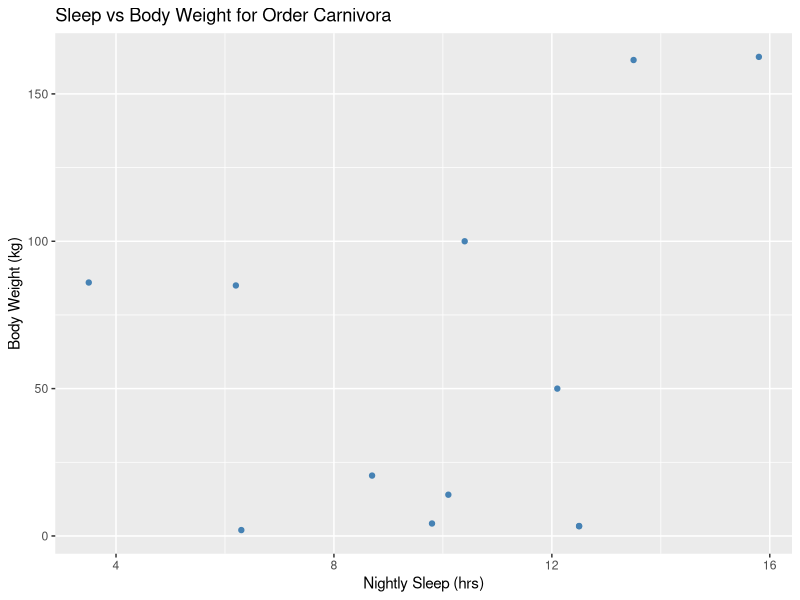
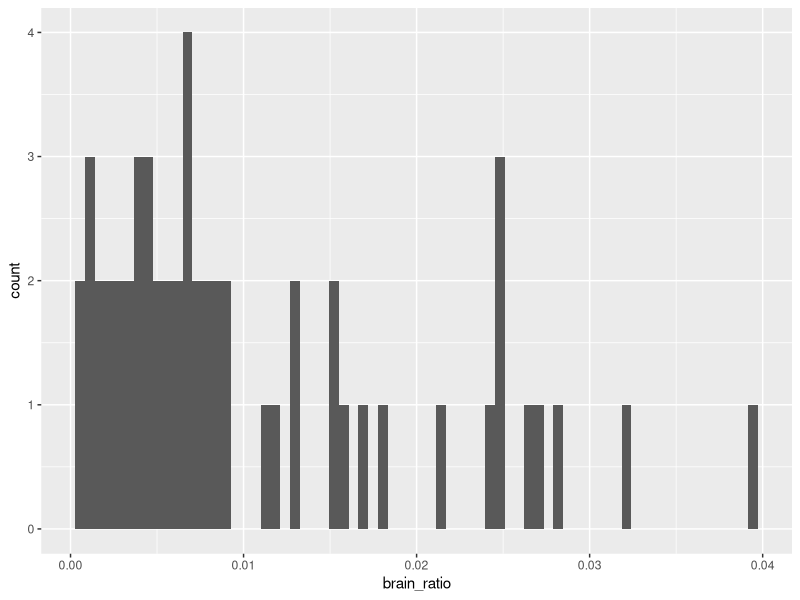
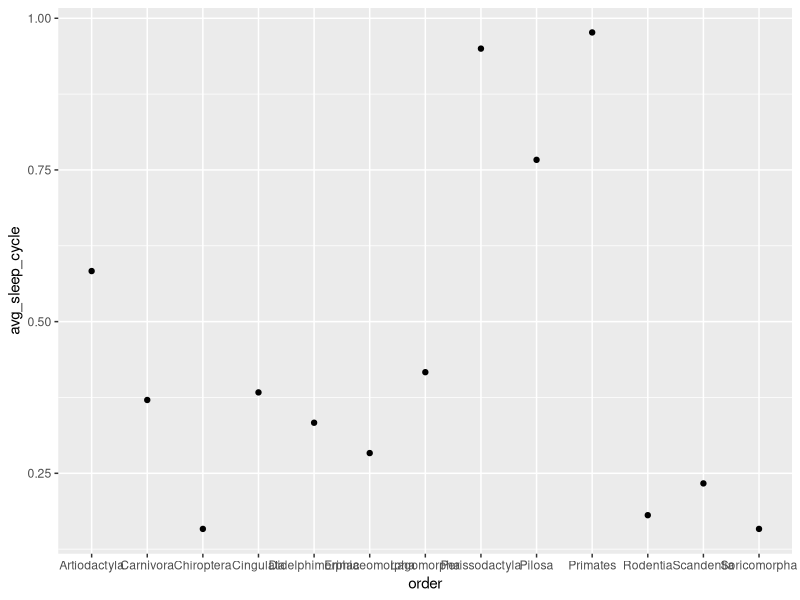

Here is the R script that generated these plots, in order:
## ---- chunk 1
#| message: false
#| warning: false
library(tidyverse)
## ---- chunk 2
msleep |>
  filter(genus == "Vulpes")
## ---- chunk 3
msleep |>
  select(name, vore)
## ---- chunk 4
msleep |>
  filter(sleep_total < 3) |>
  select(name, vore)
## ---- chunk 5
msleep |>
  filter(order == "Carnivora") |>
  ggplot(mapping = aes(x = sleep_total, y = bodywt)) +
  geom_point(color = "steelblue") +
  labs(x = "Nightly Sleep (hrs)",
       y = "Body Weight (kg)",
       title = "Sleep vs Body Weight for Order Carnivora")
## ---- chunk 6
msleep |> 
  group_by(order) |>
    summarise(
      avg_sleep = mean(sleep_total, na.rm = TRUE)
    ) |>
  filter(avg_sleep > 15)
## ---- chunk 7
msleep |>
  mutate(brain_ratio = brainwt/bodywt) |>
  select(name, brain_ratio)
## ---- chunk 8
msleep |>
  mutate(brain_ratio = brainwt/bodywt) |>
    ggplot(mapping = aes(x=brain_ratio)) + 
    geom_histogram(
      na.rm = TRUE,
      bins = 70)
## ---- chunk 9
msleep |>
  mutate(brain_ratio = brainwt/bodywt) |>
  filter(brain_ratio > 0.0275) |>
  select(name)
## ---- chunk 10
msleep |>
  summarise(
    avg_sleep_cycle = mean(sleep_cycle, na.rm = TRUE),
    min_sleep_cycle = min(sleep_cycle, na.rm = TRUE),
    max_sleep_cycle = max(sleep_cycle, na.rm = TRUE)
  )

## ---- chunk 11
#| warning: false
sleep_by_order <- msleep |>
  group_by(order) |>
  summarise(
    avg_sleep_cycle = mean(sleep_cycle, na.rm = TRUE),
    min_sleep_cycle = min(sleep_cycle, na.rm = TRUE),
    max_sleep_cycle = max(sleep_cycle, na.rm = TRUE)
  )
## ---- chunk 12
sleep_by_order |>
  filter(!is.nan(avg_sleep_cycle)) |>
  ggplot(mapping = aes(x = order, y = avg_sleep_cycle)) + 
  geom_point(na.rm = TRUE)
